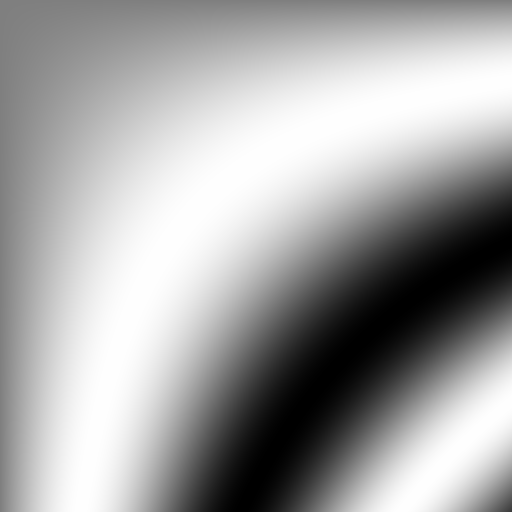
#> input picture LSB Robust Version/lena_gray_512.png, 512 x 512 px
$ jupyter execute --allow-errors Untitled.ipynb
#> lines starting #> are read from the running program, lines starting #| are printed output that depends on the picture; after the words box and inside, x2 and y2 are one past the last pixel; in counts of white or black regions, pixels touching at a corner belong together
[cell 1]
# %%capture
# # Install necessary libraries if you don't have them
# !pip install numpy Pillow scikit-image opencv-python scipy pycryptodome

import numpy as np
import matplotlib.pyplot as plt
from PIL import Image
import cv2
from scipy.fftpack import dct, idct
from skimage.metrics import peak_signal_noise_ratio as psnr
from skimage.metrics import structural_similarity as ssim
import warnings
import math
import hashlib
import os

# For potential ECC (optional, more advanced)
# from Crypto.Util.number import bytes_to_long, long_to_bytes

warnings.filterwarnings('ignore')

print("🛠️ Robust Block-DCT Watermarking System with QIM")

# --- Helper Functions ---

def text_to_binary(text):
    """Converts a string to its binary representation (list of 0s and 1s)."""
    binary_string = ''.join(format(ord(c), '08b') for c in text)
    return [int(bit) for bit in binary_string]

def binary_to_text(binary_list):
    """Converts a list of 0s and 1s back to a string."""
    binary_string = ''.join(map(str, binary_list))
    # Pad if length is not a multiple of 8
    padding = (8 - len(binary_string) % 8) % 8
    binary_string = binary_string + '0' * padding
    try:
        byte_chunks = [binary_string[i:i+8] for i in range(0, len(binary_string), 8)]
        ascii_chars = [chr(int(chunk, 2)) for chunk in byte_chunks]
        # Remove potential null characters resulting from padding or errors
        return ''.join(c for c in ascii_chars if c != '\\x00').rstrip('\\x00')
    except ValueError:
        return "[Error decoding binary]" # Handle cases where conversion fails

def calculate_ber(original_bits, extracted_bits):
    """Calculates the Bit Error Rate (BER)."""
    if not original_bits or not extracted_bits:
        return 1.0 # Max error if one list is empty
    compare_len = min(len(original_bits), len(extracted_bits))
    if compare_len == 0:
        return 1.0
    errors = sum(1 for i in range(compare_len) if original_bits[i] != extracted_bits[i])
    # Add errors for length difference if significant cropping happened
    length_diff = abs(len(original_bits) - len(extracted_bits))
    total_errors = errors + length_diff
    # Calculate BER based on the length of the original watermark
    ber = total_errors / len(original_bits)
    return min(ber, 1.0) # BER cannot exceed 1.0

def apply_dct_blocks(image, block_size=8):
    """Applies DCT to each block of the image."""
    h, w = image.shape
    dct_coeffs = np.zeros_like(image, dtype=np.float64)
    for i in range(0, h, block_size):
        for j in range(0, w, block_size):
            if i + block_size <= h and j + block_size <= w:
                block = image[i:i+block_size, j:j+block_size]
                dct_coeffs[i:i+block_size, j:j+block_size] = dct(dct(block.T, norm='ortho').T, norm='ortho')
    return dct_coeffs

def apply_idct_blocks(dct_coeffs, block_size=8):
    """Applies Inverse DCT to each block."""
    h, w = dct_coeffs.shape
    image_rec = np.zeros_like(dct_coeffs, dtype=np.float64)
    for i in range(0, h, block_size):
        for j in range(0, w, block_size):
             if i + block_size <= h and j + block_size <= w:
                block_dct = dct_coeffs[i:i+block_size, j:j+block_size]
                image_rec[i:i+block_size, j:j+block_size] = idct(idct(block_dct.T, norm='ortho').T, norm='ortho')
    return image_rec

# --- QIM Watermarking System ---

class RobustWatermarkQIM:
    def __init__(self, block_size=8, quant_step=20, coeff_pos=(2, 3)):
        """
        Robust Block-DCT watermarking using Quantization Index Modulation (QIM).
        Args:
            block_size (int): Size of the DCT blocks (e.g., 8x8).
            quant_step (float): Quantization step size (delta). Controls robustness vs imperceptibility.
            coeff_pos (tuple): (row, col) index of the DCT coefficient within each block to embed into.
                                Should be mid-frequency, e.g., (2,3), (3,2), (4,1). Avoid (0,0).
        """
#> in create_test_image, img is the input picture: PIL image 512x512 L; min 0, max 254, mean 164.2
#|    Using image: lena_gray_512.png with size (512, 512)
        if block_size <= 0 or not isinstance(block_size, int):
             raise ValueError("block_size must be a positive integer.")
        if quant_step <= 0:
             raise ValueError("quant_step must be positive.")
        if not (isinstance(coeff_pos, tuple) and len(coeff_pos) == 2 and
                0 <= coeff_pos[0] < block_size and 0 <= coeff_pos[1] < block_size and coeff_pos != (0,0)):
             raise ValueError(f"coeff_pos must be a valid (row, col) index within the block [0,{block_size-1}], not (0,0).")

        self.block_size = block_size
        self.delta = float(quant_step) # Quantization step
        self.coeff_r, self.coeff_c = coeff_pos # Coefficient position to modify
        print(f"   ⚙️ System Initialized: Block Size={self.block_size}, Delta={self.delta}, Coeff Pos=({self.coeff_r},{self.coeff_c})")

    def _quantize(self, coeff, bit):
        """Applies QIM quantization based on the bit (0 or 1)."""
        # Quantizer centers for bit 0: ..., -delta, 0, delta, 2*delta, ...
        # Quantizer centers for bit 1: ..., -delta/2, delta/2, 3*delta/2, ...
        if bit == 0:
            return round(coeff / self.delta) * self.delta
        else: # bit == 1
            return round((coeff - self.delta / 2) / self.delta) * self.delta + self.delta / 2

    def _dequantize(self, coeff):
        """Decodes the embedded bit using QIM rules."""
        # Find the closest center for bit 0 and bit 1 quantizers
        quantized_0 = round(coeff / self.delta) * self.delta
        quantized_1 = round((coeff - self.delta / 2) / self.delta) * self.delta + self.delta / 2

        dist_0 = abs(coeff - quantized_0)
        dist_1 = abs(coeff - quantized_1)

        # Decode to the bit whose quantizer center is closer
        return 0 if dist_0 <= dist_1 else 1

    def preprocess_image(self, image_path, make_divisible=True):
        """Loads, converts to grayscale, normalizes, and optionally pads/crops."""
        try:
            img = Image.open(image_path).convert('L')
            img_np = np.array(img, dtype=np.float64)

            # Pad or crop to make dimensions divisible by block_size
            if make_divisible:
                h, w = img_np.shape
                new_h = h - (h % self.block_size)
                new_w = w - (w % self.block_size)
                if new_h != h or new_w != w:
                    print(f"   ⚠️ Resizing image from ({h},{w}) to ({new_h},{new_w}) to be divisible by {self.block_size}.")
                    img_np = img_np[:new_h, :new_w] # Simple cropping, padding might be better

            # Normalize to 0-1 range if needed (often DCT is applied on 0-255 or -128 to 127)
            # Let's work in the 0-255 range directly for DCT coefficients
            # img_np = img_np / 255.0
            return np.clip(img_np, 0, 255) # Ensure values are valid pixel range

        except Exception as e:
            print(f"   ❌ Error preprocessing image {image_path}: {e}")
            raise

    def embed_watermark(self, image_path, watermark_text):
        """Embeds the watermark text into the image."""
        print(f"   🔧 Embedding watermark into '{os.path.basename(image_path)}'...")
        try:
            host_image = self.preprocess_image(image_path)
            original_shape = host_image.shape
            watermark_bits = text_to_binary(watermark_text)
            watermark_len = len(watermark_bits)

            h, w = host_image.shape
            num_blocks_h = h // self.block_size
            num_blocks_w = w // self.block_size
            max_capacity = num_blocks_h * num_blocks_w

            if watermark_len > max_capacity:
                print(f"   ⚠️ Warning: Watermark text too long ({watermark_len} bits). Maximum capacity is {max_capacity} bits. Truncating watermark.")
                watermark_bits = watermark_bits[:max_capacity]
                watermark_len = max_capacity
            elif watermark_len == 0:
                 print("   ⚠️ Warning: Watermark text is empty. Nothing to embed.")
                 return host_image # Return original image

            print(f"    Watermark length: {watermark_len} bits")
            print(f"   Image capacity:   {max_capacity} bits")
#|    Image capacity:   4096 bits

            # Apply block DCT
            dct_coeffs = apply_dct_blocks(host_image, self.block_size)
#> after the loop in apply_dct_blocks, `for i in range(0, h, block_size):`:
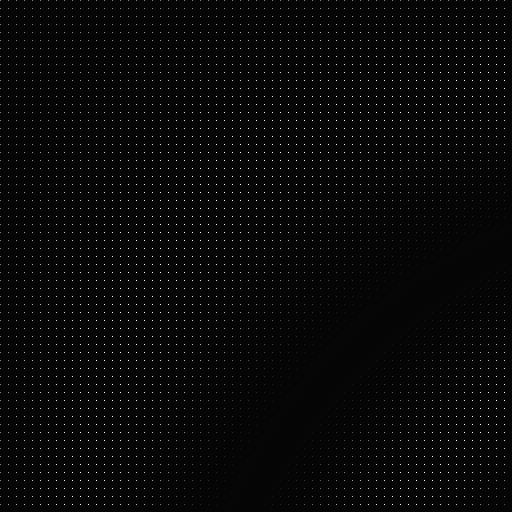
#> dct_coeffs: shape (512, 512) float64; min -45.21, max 2032, mean 20.5; drawn with min black and max white
            dct_coeffs_modified = dct_coeffs.copy()

            # Embed bits using QIM
            bit_index = 0
            embedded_count = 0
            for i in range(num_blocks_h):
                for j in range(num_blocks_w):
                    if bit_index < watermark_len:
                        block_row, block_col = i * self.block_size, j * self.block_size
                        coeff = dct_coeffs_modified[block_row + self.coeff_r, block_col + self.coeff_c]
                        bit_to_embed = watermark_bits[bit_index]

                        # Apply quantization
                        quantized_coeff = self._quantize(coeff, bit_to_embed)
                        dct_coeffs_modified[block_row + self.coeff_r, block_col + self.coeff_c] = quantized_coeff

                        bit_index += 1
                        embedded_count += 1
                    else:
                        break # Stop if all bits are embedded
                if bit_index >= watermark_len:
                    break
#> dct_coeffs_modified: shape (512, 512) float64; 0.16% of pixels changed, all inside (x1, y1, x2, y2) = (4, 3, 509, 52)
#> after the loop, bit_index = 440; embedded_count = 440

            print(f"   Embedded {embedded_count} bits.")
#|    Embedded 440 bits.

            # Apply inverse block DCT
            watermarked_image = apply_idct_blocks(dct_coeffs_modified, self.block_size)

            # Clip values to valid image range
            watermarked_image = np.clip(watermarked_image, 0, 255)

            # Calculate PSNR and SSIM
            try:
                psnr_val = psnr(host_image, watermarked_image, data_range=255)
#> psnr_val = 57.62
                ssim_val = ssim(host_image, watermarked_image, data_range=255)
#> ssim_val = 0.999
                print(f"   📊 PSNR: {psnr_val:.2f} dB")
#|    📊 PSNR: 57.62 dB
                print(f"   📊 SSIM: {ssim_val:.4f}")
#|    📊 SSIM: 0.9985
#> `watermarked_image_np, embed_metrics = system.embed_watermark(host_path..`: embed_metrics = {'psnr': 57.62, 'ssim': 0.999, 'embedded_bits': 440, 'original_shape': (512, 512)}
            except Exception as metric_e:
                print(f"   ⚠️ Could not calculate metrics: {metric_e}")
                psnr_val, ssim_val = None, None


            # Return watermarked image as numpy array and metrics
            return watermarked_image.astype(np.uint8), {'psnr': psnr_val, 'ssim': ssim_val, 'embedded_bits': embedded_count, 'original_shape': original_shape}

        except Exception as e:
            print(f"   ❌ Embedding failed: {e}")
            import traceback
            traceback.print_exc()
            return None, {}

    def extract_watermark(self, image_path, expected_watermark_len):
        """Extracts the watermark bits from a potentially modified image."""
        print(f"   🔎 Extracting watermark from '{os.path.basename(image_path)}'...")
        try:
            # Preprocess without resizing if possible, handle potential size changes
            test_image = self.preprocess_image(image_path, make_divisible=False)
            h, w = test_image.shape
            num_blocks_h = h // self.block_size
            num_blocks_w = w // self.block_size
            available_bits = num_blocks_h * num_blocks_w
            extract_len = min(expected_watermark_len, available_bits)

            if available_bits < expected_watermark_len:
                print(f"   ⚠️ Warning: Image size ({h},{w}) allows extracting only {available_bits} bits, expected {expected_watermark_len}. Potential cropping detected.")
            elif extract_len == 0:
                 print("   ⚠️ Warning: Cannot extract bits from image of this size or expected length is 0.")
                 return [], 0 # Return empty list if no bits can be extracted


            # Apply block DCT to the potentially modified image
            dct_coeffs = apply_dct_blocks(test_image, self.block_size)

            # Extract bits using QIM dequantization
            extracted_bits = []
            bit_index = 0
            for i in range(num_blocks_h):
                for j in range(num_blocks_w):
                    if bit_index < extract_len:
                        block_row, block_col = i * self.block_size, j * self.block_size
                        coeff = dct_coeffs[block_row + self.coeff_r, block_col + self.coeff_c]

                        # Decode bit
                        extracted_bit = self._dequantize(coeff)
                        extracted_bits.append(extracted_bit)
                        bit_index += 1
                    else:
                        break # Stop if expected number of bits are extracted
                if bit_index >= extract_len:
                    break

            print(f"   Extracted {len(extracted_bits)} bits.")
            return extracted_bits, available_bits # Return extracted bits and the max possible for this image size

        except FileNotFoundError:
             print(f"   ❌ Extraction failed: File not found '{image_path}'")
             return None, 0
        except Exception as e:
            print(f"   ❌ Extraction failed: {e}")
            import traceback
            traceback.print_exc()
            return None, 0

    def verify_watermark(self, image_path, original_text, ber_threshold=0.1):
        """Embeds, extracts, and verifies using BER."""
        print("-" * 40)
        print(f"🔍 Verifying '{os.path.basename(image_path)}' against text: '{original_text[:30]}...'")

        original_bits = text_to_binary(original_text)
        if not original_bits:
            print("   ❌ Verification failed: Original text is empty.")
            return False, 1.0, "[Original text empty]", 0

        extracted_bits, available_bits = self.extract_watermark(image_path, len(original_bits))

        if extracted_bits is None:
            print("   ❌ Verification failed due to extraction error.")
            return False, 1.0, "[Extraction Error]", available_bits # Indicate failure

        ber = calculate_ber(original_bits, extracted_bits)
        extracted_text = binary_to_text(extracted_bits)

        print(f"   Original bits len:  {len(original_bits)}")
        print(f"   Extracted bits len: {len(extracted_bits)}")
        print(f"   Available bits:     {available_bits}")
        print(f"   📊 Bit Error Rate (BER): {ber:.4f}")
        # print(f"   Extracted Text (partial): '{extracted_text[:50]}...'") # Optional: print decoded text

        if ber <= ber_threshold:
            print(f"   ✅ Verification PASSED (BER <= {ber_threshold})")
            return True, ber, extracted_text, available_bits
        else:
            print(f"   ❌ Verification FAILED (BER > {ber_threshold})")
            return False, ber, extracted_text, available_bits
        print("-" * 40)


# --- Example Usage & Robustness Tests ---

# --- Create Test Image ---
def create_test_image(filename='lena_gray.png', size=(512, 512)):
    print(f"\n🖼️ Creating/Loading Test Image '{filename}'...")
    if not os.path.exists(filename):
        print("   Generating synthetic image as Lena is not present.")
        # Create a synthetic image if Lena isn't available
        x, y = np.meshgrid(np.linspace(0, 10, size[1]), np.linspace(0, 10, size[0]))
        img_array = (np.sin(x*y/10) + 1) * 127.5 # Example pattern
        img_array = np.clip(img_array, 0, 255).astype(np.uint8)
        img = Image.fromarray(img_array)
        img.save(filename)
    else:
        # Load and ensure grayscale and size
        img = Image.open(filename).convert('L')
        if img.size != size:
             print(f"   Resizing image to {size}")
             img = img.resize(size, Image.Resampling.LANCZOS)
             img.save(filename) # Overwrite with correct size
    print(f"   Using image: {filename} with size {img.size}")
    return filename

# --- Attack Functions ---
def apply_noise(img_array, std_dev=0.01):
    """Adds Gaussian noise (values expected in 0-1 range)."""
    img_float = img_array.astype(np.float64) / 255.0
    noise = np.random.normal(0, std_dev, img_float.shape)
    noisy_img = np.clip(img_float + noise, 0, 1)
    return (noisy_img * 255).astype(np.uint8)

def apply_jpeg_compression(img_array, quality=75):
    """Applies JPEG compression."""
    img_pil = Image.fromarray(img_array)
    buffer = BytesIO()
    img_pil.save(buffer, format='JPEG', quality=quality)
    buffer.seek(0)
    img_compressed = Image.open(buffer).convert('L')
    return np.array(img_compressed)

# [19 lines left out: functions apply_cropping, apply_resizing, not called in this run]


# --- Main Test Execution ---
#> (the rest of this cell did not finish here and is left out)

#|    Extracted 440 bits.
#|    Original bits len:  440
#|    Extracted bits len: 440
#|    Available bits:     4096
#|    📊 Bit Error Rate (BER): 0.0000

        # --- Robustness Tests ---
        print("\n--- Robustness Verification ---")
        robustness_results = {}

        # 1. Noise Attack
        img_noise = apply_noise(watermarked_image_np, std_dev=0.01)
        noise_path = os.path.join(attacked_dir, "attack_noise.png")
        Image.fromarray(img_noise).save(noise_path)
        passed_noise, ber_noise, _, _ = system.verify_watermark(noise_path, watermark_message, ber_threshold=ber_accept_threshold)
#|    Extracted 440 bits.
#|    Original bits len:  440
#|    Extracted bits len: 440
#|    Available bits:     4096
#|    📊 Bit Error Rate (BER): 0.0818
#| PSNR (Noise vs WM): 40.00 dB
        robustness_results["Noise"] = {"Passed": passed_noise, "BER": ber_noise}
        print(f"PSNR (Noise vs WM): {psnr(watermarked_image_np, img_noise, data_range=255):.2f} dB")


        # 2. JPEG Compression Attack
        img_jpeg = apply_jpeg_compression(watermarked_image_np, quality=70) # More aggressive JPEG
        jpeg_path = os.path.join(attacked_dir, "attack_jpeg70.jpg")
        Image.fromarray(img_jpeg).save(jpeg_path)
        passed_jpeg, ber_jpeg, _, _ = system.verify_watermark(jpeg_path, watermark_message, ber_threshold=ber_accept_threshold)
        robustness_results["JPEG (Q=70)"] = {"Passed": passed_jpeg, "BER": ber_jpeg}
        print(f"PSNR (JPEG vs WM): {psnr(watermarked_image_np, img_jpeg, data_range=255):.2f} dB")


        # 3. Cropping Attack (25%)
        img_cropped = apply_cropping(watermarked_image_np, crop_percent=25)
        crop_path = os.path.join(attacked_dir, "attack_crop25.png")
        Image.fromarray(img_cropped).save(crop_path)
        # For cropping, we expect *some* errors, maybe more than the threshold,
        # but the BER shouldn't be 1.0 (total failure). We check if *some* part is detected.
        # We also need to know how many bits *could* have been extracted.
        original_bits = text_to_binary(watermark_message)
        extracted_crop_bits, available_crop_bits = system.extract_watermark(crop_path, len(original_bits))
        if extracted_crop_bits is not None:
            # Calculate BER based on AVAILABLE bits vs corresponding ORIGINAL bits
            crop_h, crop_w = img_cropped.shape
            num_blocks_h_crop = crop_h // system.block_size
            num_blocks_w_crop = crop_w // system.block_size
            expected_extract_len = min(len(original_bits), num_blocks_h_crop * num_blocks_w_crop)

            # Compare only the bits we could extract
            ber_crop = calculate_ber(original_bits[:expected_extract_len], extracted_crop_bits[:expected_extract_len])
            passed_crop = ber_crop <= ber_accept_threshold
            print(f"   📊 Bit Error Rate (BER) [Cropped Portion]: {ber_crop:.4f}")
            if passed_crop:
                 print(f"   ✅ Cropping Verification PASSED (BER <= {ber_accept_threshold})")
            else:
                 print(f"   ⚠️ Cropping Verification FAILED (BER > {ber_accept_threshold}) - But some bits extracted.")

            robustness_results["Cropping (25%)"] = {"Passed": passed_crop, "BER (partial)": ber_crop, "Available": available_crop_bits, "Expected": len(original_bits)}
        else:
             print("   ❌ Cropping Verification FAILED (Extraction Error)")
             robustness_results["Cropping (25%)"] = {"Passed": False, "BER": 1.0}


        # 4. Resizing Attack
        img_resized = apply_resizing(watermarked_image_np, scale_factor=0.5)
        resize_path = os.path.join(attacked_dir, "attack_resize50.png")
        Image.fromarray(img_resized).save(resize_path)
        passed_resize, ber_resize, _, _ = system.verify_watermark(resize_path, watermark_message, ber_threshold=ber_accept_threshold)
        robustness_results["Resizing (50%)"] = {"Passed": passed_resize, "BER": ber_resize}
        print(f"PSNR (Resize vs WM): {psnr(watermarked_image_np, img_resized, data_range=255):.2f} dB")


        # 5. Tampering Simulation (Replace a block)
        img_tampered = watermarked_image_np.copy()
        tamper_size = 64
        h, w = img_tampered.shape
        # Replace a central block with noise
        start_h, start_w = h//2 - tamper_size//2, w//2 - tamper_size//2
        img_tampered[start_h:start_h+tamper_size, start_w:start_w+tamper_size] = np.random.randint(0, 256, (tamper_size, tamper_size), dtype=np.uint8)
        tamper_path = os.path.join(attacked_dir, "attack_tamper.png")
        Image.fromarray(img_tampered).save(tamper_path)
        passed_tamper, ber_tamper, _, _ = system.verify_watermark(tamper_path, watermark_message, ber_threshold=ber_accept_threshold)
        robustness_results["Tampering (Block Replace)"] = {"Passed": passed_tamper, "BER": ber_tamper}
        print(f"PSNR (Tamper vs WM): {psnr(watermarked_image_np, img_tampered, data_range=255):.2f} dB")


        # --- Final Summary ---
        print("\n--- ROBUSTNESS SUMMARY ---")
        print(f"{'Attack':<25} | {'Passed':<7} | {'BER':<15}")
        print("-" * 50)
        for name, res in robustness_results.items():
            ber_str = f"{res.get('BER', 'N/A'):.4f}" if isinstance(res.get('BER'), float) else f"{res.get('BER (partial)', 'N/A'):.4f} (partial)"
            print(f"{name:<25} | {str(res['Passed']):<7} | {ber_str:<15}")

        # --- Verify Original Image (Should Fail) ---
        print("\n--- Control Verification (Original Image) ---")
        passed_orig, ber_orig, _, _ = system.verify_watermark(
            host_path,
            watermark_message,
            ber_threshold=ber_accept_threshold
        )

    else:
        print("Embedding failed, skipping verification and robustness tests.")
